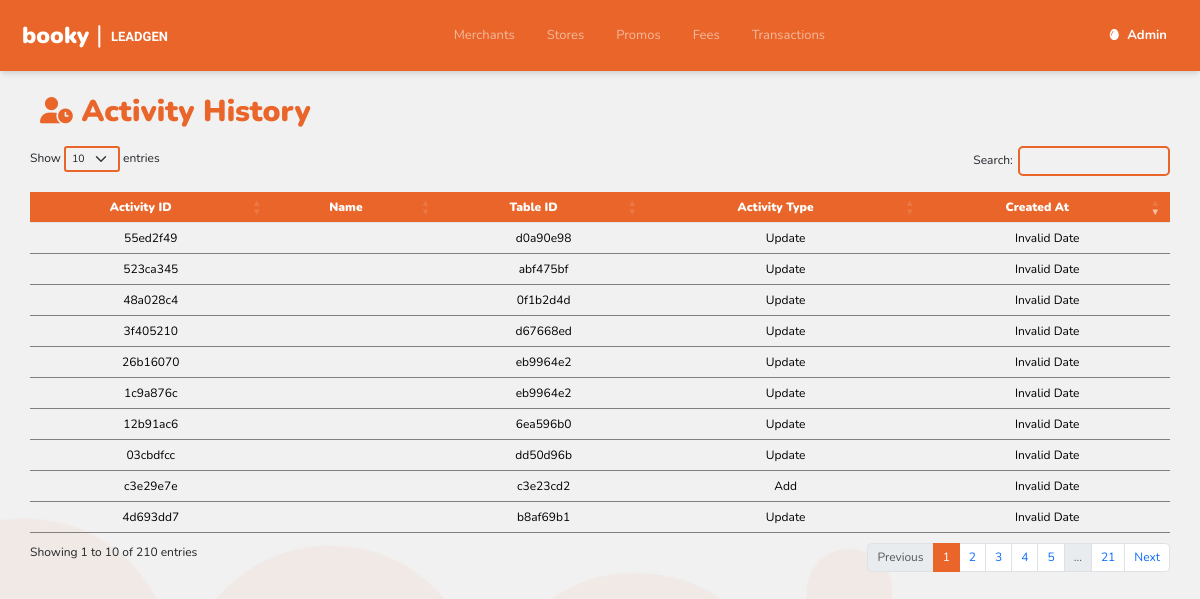
The page /activity_history/index.php (signed in) on the database its author committed.
### tables this page shows
CREATE TABLE `user` (
  `user_id` varchar(36) NOT NULL,
  `email_address` varchar(100) NOT NULL,
  `password` varchar(100) NOT NULL,
  `name` varchar(100) NOT NULL,
  `type` enum('Admin','User') NOT NULL DEFAULT 'User',
  `department` enum('Admin','Finance','Operations') DEFAULT NULL,
  `status` enum('Active','Inactive') NOT NULL DEFAULT 'Active',
  `created_at` timestamp NOT NULL DEFAULT current_timestamp(),
  `updated_at` timestamp NOT NULL DEFAULT current_timestamp()
);

CREATE TABLE `activity_history` (
  `activity_id` varchar(36) NOT NULL,
  `user_id` varchar(36) DEFAULT NULL,
  `table_name` varchar(50) NOT NULL,
  `table_id` varchar(36) NOT NULL,
  `activity_type` enum('Add','Update','Delete','Login') NOT NULL,
  `description` text NOT NULL,
  `created_at` timestamp NOT NULL DEFAULT current_timestamp(),
  `updated_at` timestamp NOT NULL DEFAULT current_timestamp()
);

### activity_history/index.php (the view, shortened to what this page needs)
<?php require_once("../header.php")?>
<?php
function displayPGFeeRate() {
    global $conn, $type;
    $sql = "SELECT ah.*, u.name AS user_name
            FROM activity_history AS ah
            LEFT JOIN user AS u ON ah.user_id = u.user_id
            ORDER BY ah.created_at DESC";
    $result = $conn->query($sql);
    if ($result->num_rows > 0) {
        while ($row = $result->fetch_assoc()) {
            $shortActivityId = substr($row['activity_id'], 0, 8);
            $userName = $row['user_name'];
            $shortTableId = substr($row['table_id'], 0, 8);
            echo "<tr data-id='" . $row['activity_id'] . "' class='message-row'>";
            echo "<td class='message-cell' style='text-align:center;'>" . $shortActivityId . "</td>";
            echo "<td class='message-cell' style='text-align:center;'>" . $userName . "</td>";
            echo "<td class='message-cell' style='text-align:center;'>" . $shortTableId . "</td>";
            echo "<td class='message-cell' style='text-align:center;'>" . $row['activity_type'] . "</td>";
            echo "<td class='message-cell' style='text-align:center;'>" . $row['created_at'] . "</td>";
            echo "</tr>";
        }
    }
}
?>
<!DOCTYPE html>
<html lang="en">
<head>
  <link href="https://cdn.jsdelivr.net/npm/bootstrap@5.3.3/dist/css/bootstrap.min.css" rel="stylesheet">
  <link rel='stylesheet' href='https://cdn.datatables.net/1.13.5/css/dataTables.bootstrap5.min.css'>
  <link rel='stylesheet' href='https://cdnjs.cloudflare.com/ajax/libs/font-awesome/4.6.3/css/font-awesome.min.css'>
  <link rel="stylesheet" href="../style.css">
</head>
<body>
<div class="cont-box">
  <div class="custom-box pt-4">
  <div class="sub" style="text-align:left;">
  <div class="add-btns">
    <p class="title"><i class="fa-solid fa-user-clock fa-sm"></i> Activity History</p>
</div>
    <div class="content" style="width:95%;margin-left:auto;margin-right:auto;">
        <table id="example" class="table bord" style="width:100%;">
        <thead>
            <tr>
                <th>Activity ID</th>
                <th>Name</th>
                <th>Table ID</th>
                <th>Activity Type</th>
                <th>Created At</th>
            </tr>
        </thead>
        <tbody id="dynamicTableBody">
        <?php displayPGFeeRate(); ?>
        </tbody>
    </table>
  </div>
</div>
</div>
</body>
</html>

### header.php (shortened to what this page needs)
<?php
$name = $_SESSION['name'] ?? '';
include_once($_SERVER['DOCUMENT_ROOT'] . '/Merchant-Tool/inc/config.php');
if (isset($_SESSION['user_id'])) {
  $user_id = $_SESSION['user_id'];
  $escaped_user_id = mysqli_real_escape_string($conn, $user_id);
  $sql = "SELECT * FROM user WHERE user_id = '$escaped_user_id'";
  $result = mysqli_query($conn, $sql);
  if ($result && mysqli_num_rows($result) > 0) {
      $user_data = mysqli_fetch_assoc($result);
      $name = $user_data['name'];
  } else {
      $type = 'type';
  }
} else {
  $type = 'type';
}
?>
<!DOCTYPE html>
<html>
<head>
    <link href="https://cdn.jsdelivr.net/npm/bootstrap@5.2.3/dist/css/bootstrap.min.css" rel="stylesheet">
    <link rel="stylesheet" href="style.css">
</head>
<body>
<nav class="navbar navbar-expand-lg navbar-dark p-3">
    <div class="container-fluid">
        <a class="navbar-brand" href="/Merchant-tool/merchant/">
            <table style="border:10px;">
                <tr>
                    <th style="font-weight:1000 !important;color:#fff;font-size:23px !important;padding-top:1px;">booky <span style="font-size:25px;font-weight:normal;">|</span></th>
                    <th style="font-size:13px;padding-top:4px;font-family: Nanum Gothic">&nbsp; LEADGEN</th>
                </tr>
            </table>
        </a>
        <div class="collapse navbar-collapse" id="navbarNavDropdown">
            <ul class="navbar-nav ms-auto">
                <li class="nav-item">
                    <a id="merchant-link" class="nav-link mx-2" aria-current="page" href="/Merchant-Tool/merchant/" style="padding-right:10px;padding-left:10px;">Merchants</a>
                </li>
                <li class="nav-item">
                    <a id="store-link" class="nav-link mx-2" aria-current="page" href="/Merchant-Tool/store/" style="padding-right:10px;padding-left:10px;">Stores</a>
                </li>
                <li class="nav-item">
                    <a id="promo-link" class="nav-link mx-2" aria-current="page" href="/Merchant-Tool/promo/" style="padding-right:10px;padding-left:10px;">Promos</a>
                </li>
                <li class="nav-item">
                    <a id="pg-link" class="nav-link mx-2" aria-current="page" href="/Merchant-Tool/fee/" style="padding-right:10px;padding-left:10px;">Fees</a>
                </li>
                <li class="nav-item">
                    <a id="transaction-link" class="nav-link mx-2" aria-current="page" href="/Merchant-Tool/transaction/" style="padding-right:10px;padding-left:10px;">Transactions</a>
                </li>
            </ul>
            <ul class="navbar-nav ms-auto d-none d-lg-inline-flex">
                <li class="nav-item dropdown">
                    <a class="nav-link mx-2 dropdown-toggle" href="#" id="navbarDropdownMenuLink" role="button" data-bs-toggle="dropdown" aria-expanded="false">
                        <i class="fa-solid fa-egg" style="color:#fff;"></i><span style="font-size:13px;color:#fff;padding-left:5px;font-weight:700;"><?php echo '  ' . htmlspecialchars($name); ?></span>
                    </a>
                </li>
            </ul>
        </div>
    </div>
</nav>
</body>
</html>

### style.css (style rules this page uses)
* { font-family: "Nunito", sans-serif; font-size: 12px; margin:0; }
.navbar { box-shadow: rgba(0, 0, 0, 0.1) 0px 4px 6px -1px, rgba(0, 0, 0, 0.06) 0px 2px 4px -1px; background-color: #E96529; }
th { background-color:#E96529 !important; text-align:center !important; color:#fff !important; }
a { text-decoration: none; }
td { background-color:transparent !important; border-bottom: 1px solid #808080 !important; }
th { font-weight: 900; }

### header.php (style rules this page uses)
.navbar a { font-size: 13px !important; }
.dropdown-toggle::after { display: none; }
a#navbarDropdownMenuLink.nav-link.mx-2.dropdown-toggle::after { display: none; }

### activity_history/index.php (style rules this page uses)
body { background-image: url("../images/bg_booky.png"); background-position: center; background-repeat: no-repeat; background-size: cover; background-attachment: fixed; }
.title { font-size: 30px; font-weight: 900; margin-right: auto; padding-left: 5vh; color: #E96529;" }
.add-btns { padding-bottom: 0px; padding-right: 5vh; display: flex; align-items: center; }

### rows shown on the page
user: name "Admin"
activity_history: activity_id "55ed2f49", table "d0a90e98", activity_type "Update"
activity_history: activity_id "523ca345", table "abf475bf", activity_type "Update"
activity_history: activity_id "48a028c4", table "0f1b2d4d", activity_type "Update"
activity_history: activity_id "3f405210", table "d67668ed", activity_type "Update"
activity_history: activity_id "26b16070", table "eb9964e2", activity_type "Update"
activity_history: activity_id "1c9a876c", table "eb9964e2", activity_type "Update"
activity_history: activity_id "12b91ac6", table "6ea596b0", activity_type "Update"
activity_history: activity_id "03cbdfcc", table "dd50d96b", activity_type "Update"
activity_history: activity_id "c3e29e7e", table "c3e23cd2", activity_type "Add"
activity_history: activity_id "4d693dd7", table "b8af69b1", activity_type "Update"
